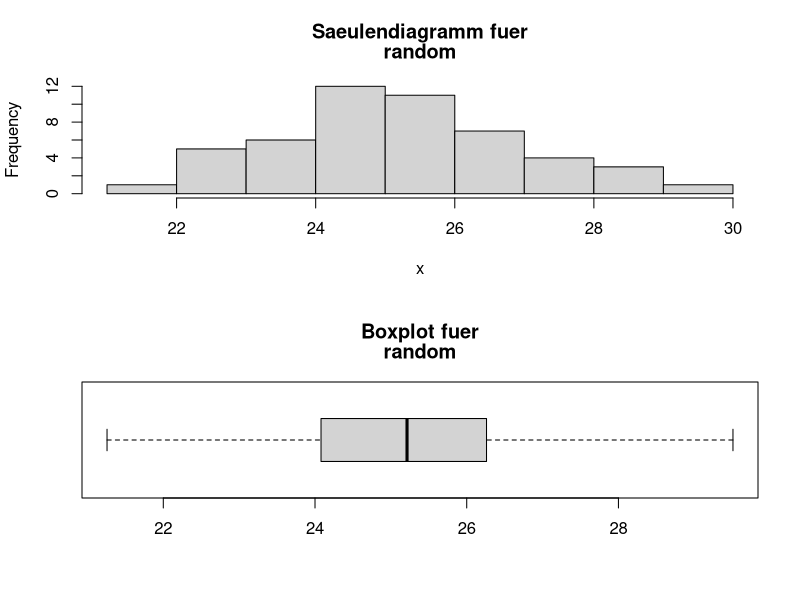
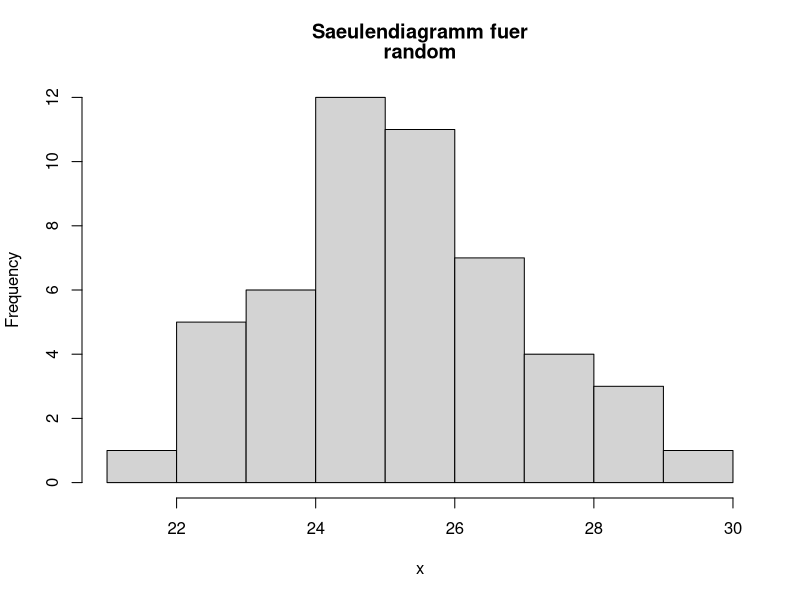
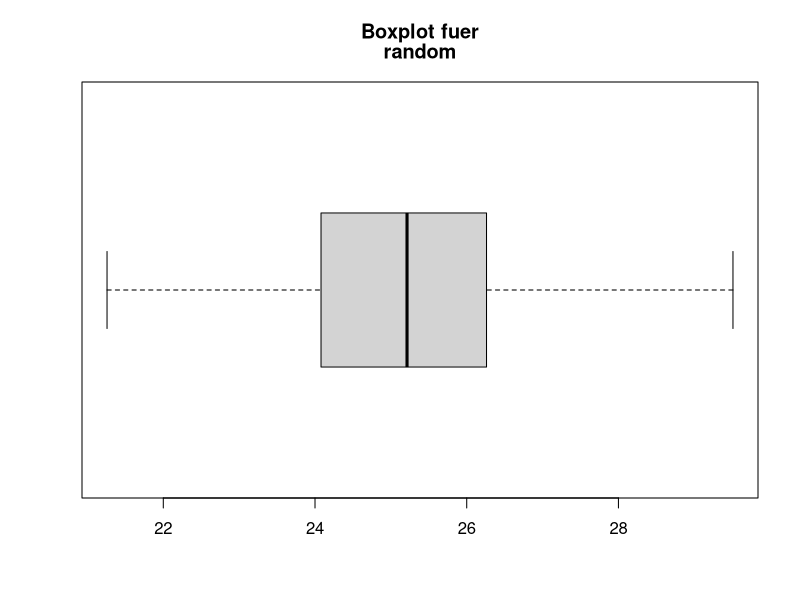
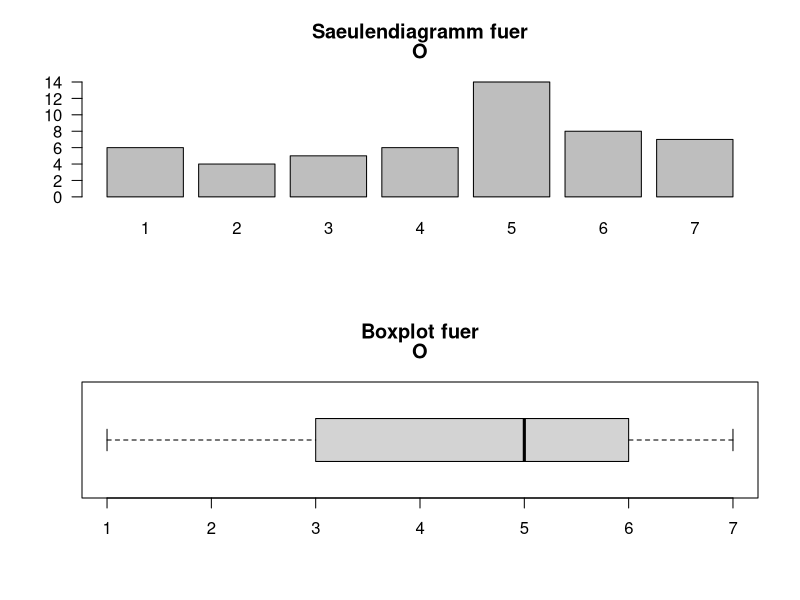
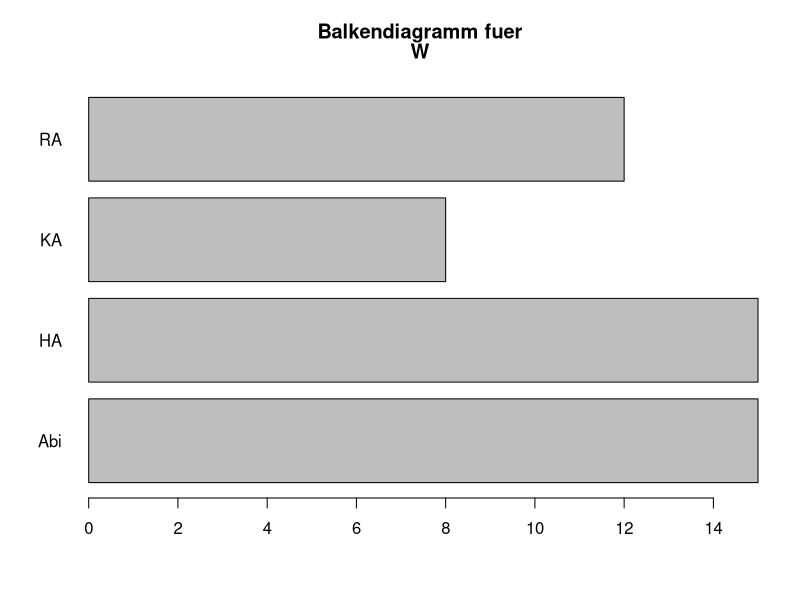

Recreate these plots in R, in order.
# Funktionen-R-Skript 1


# Funktionen a, b, c: Alina, Hannah

# Funktion a) 
# Eine Funktion, die verschiedene geeignete deskriptive Statistiken für metrische 
# Variablen berechnet und ausgibt.

# My_Plots gibt bei plot = 0 fuer den eingegebenen Vektor an Daten ein Histogramm, ein Barplot, ein Boxplot und ein Scatterplot.
# Diese Einstellung ist der default, gibt man der Variable plot einen Wert von 1 bis 4, gibt die Funktion fuer
# 1 das Histogramm, fuer 2 den Boxplot.

random <- rnorm(50, mean = 25, sd = 2)

My_Plots <- function(x, plot = 0){
  # x = Daten
  if(plot == 0){ 
    par(mfrow = c(2,1)) # vier Grafiken in einen Plot 
    # Die unterschiedlichen Grafiken 
    hist(x, main = c("Saeulendiagramm fuer", deparse(substitute(x)))) 
    boxplot(x, horizontal = TRUE, main = c("Boxplot fuer", deparse(substitute(x))))
    par(mfrow = c(1,1)) #setze die parameter zurueck 
  }
  if(plot == 1){
    hist(x, main = c("Saeulendiagramm fuer", deparse(substitute(x))))  
  }
  if(plot == 2){
    boxplot(x, horizontal = TRUE, main = c("Boxplot fuer", deparse(substitute(x))))
  }
}

My_Plots(random)
My_Plots(random, plot = 1)
My_Plots(random, plot = 2)


# Funktion b) 
# Eine Funktion, die verschiedene geeignete desktiptive Statistiken für 
# kategoriale Variablen berechnet und ausgibt 

S <- c("KA", "RA", "Abi", "HA") # Ein Datenbeispiel zum ausprobieren 
W <- sample(S, size = 50, replace = TRUE)
O <- sample(1:7, size=50, replace = TRUE) # Ein ordinales Datenbeispiel

# der Parameter ordinal kann auf FALSE gesetzt werden, wenn ein Boxplot der eingegebenen Daten keinen Sinn ergibt

My_Plots_2 <- function(x, ordinal = TRUE){
  if(ordinal == TRUE){
    #Die Diagramme
      par(mfrow = c(2,1))
      #Ein Stabdiagramm
      barplot(table(x), main = c("Saeulendiagramm fuer", deparse(substitute(x))), las = 1)
      #Ein Boxplot
      boxplot(x, main = c("Boxplot fuer", deparse(substitute(x))), horizontal = TRUE)
      par(mfrow = c(1,1))
    #Die Haufigkeitstabelle 
      print(table(x, dnn = deparse(substitute(x))))
  }
  
  if(ordinal == FALSE){
    #Das Stabdiagramm
      barplot(table(x), main = c("Balkendiagramm fuer", deparse(substitute(x))), horiz = TRUE, las = 1)
    #Die Häufigkeitstabelle
      print(table(x, dnn = deparse(substitute(x))))
  }
}
My_Plots_2(O, ordinal = TRUE)
My_Plots_2(W, ordinal = FALSE)



## c) 
#Eine Funktion, die geeignete deskriptive bivariate Statistiken fuer den Zusammenhang zwischen 
#zwei kategorialen Variablen berechnet ausgibt. 

#My_Plot_3 gibt zwei Kreuztabellen, eine mit absoluten Haufigkeiten und eine mit relativen Haufigkeiten, in der Konsole aus.

#Datenvektoren zum ausprobieren
O <- sample(1:7, size=50, replace = TRUE)
P <- sample(1:7, size=50, replace = TRUE)

My_Plots_3 <- function(x,y,both.ordinal = FALSE){
  #x erster Datenvektor, y zweiter Datenvektor
  tabelle <- table(x,y,
                   dnn = c(deparse(substitute(x)), deparse(substitute(y)))) #uebernimmt den Namen des Datenvektors
  cat('Tabelle mit absoluten Haufigkeiten: \n\n')
  print(tabelle)
  cat('\n Tabelle mit relativen Haeufigkeiten: \n\n')
  print(prop.table(tabelle))

  #Wenn beide Merkmale ordinal sind, kann man Spearman Korrelation berechnen:
  if(both.ordinal == TRUE){
    c <- cor(x,y,use = 'complete.obs', method = 'spearman')
    cat('\n\n Die Spearman-Korrelation der beiden Merkmale betraegt:', c)
  }
}

My_Plots_3(O,P,both.ordinal = TRUE)









# Funktionen  d, e, f: Maike, Julia



## d)

# Grundgeruest der Funktion fuer Zusammenhang zwischen einer metrischen und einer dichotomen Variable

# Es werden 2 Summaries der metrischen Variable ausgegeben, getrennt nach den beiden Auspraegungen der dichotomen Variable
# Eingabe: fuer "dich" muss eine dichotome, fuer "met" eine metrische Variable eingegeben werden
# "dich" und "met" sollten zwei Variablen sein, deren n-te Eintraege jeweils von derselben Person stammen

dichmetsummary <- function(dich, met){
  
  if(length(table(dich)) != 2){stop("dich muss eine dichotome Variable sein")} 
     #ueberprueft, ob "dich" genau zwei Auspraegungen hat
  
  if(!is.numeric(met)){stop("met muss eine metrische Variable sein")} 
     # ueberprueft, ob "met" eine metrische variable ist
  
  if(length(met) != length(dich)){stop("dich und met muessen gleiche Laenge haben")} 
     # uberprueft, ob "dich" und "met" die gleiche Laenge haben.


dichfact <- factor(dich, levels = c(names(table(dich))), labels = c(0, 1))
# Umwandlung der dichotomen variable in einen Factor
  
# die Summaries werden als 2-elementige Liste zurueckgegeben:
rgabe <- list(
  # Summary der metrischen Variable nach der ersten im table ausgefuehrten Auspraegung der dichotomen Variable
  summary(met[dichfact == 0]), 
  
  # Summary der metrischen Variable nach der zweiten im table ausgefuehrten Auspraegung der dichotomen Variable
  summary(met[dichfact == 1]),
  
  # Tabelle der beiden Variablen
  table(dich, met, dnn = c(deparse(substitute(dich)), deparse(substitute(met))))
                 # dnn = c(gsub("data\\$", "",deparse(substitute(dich))), gsub("data\\$", "",deparse(substitute(met))))
             # Alternative fuer dnn, womit beim eingeben von data$met/data$dich bei denn dimnames das data$ nicht mit angezeigt wird. Funktioniert nur, wenn der eingelesene
             # Datensatz auch data heisst
)


names(rgabe) <- c(names(table(dich))[1], names(table(dich))[2], "Tabelle")
# zu jeder Summary wird hinzugefuegt, auf welcher Auspraegung der dichotomen Variable die Summary basiert

return(rgabe) # Ausgabe der beiden Summaries
  }







## e)
# Die Funktion kategorisiert eine numerische Variable quantilbasiert in "niedrig", "mittel" und "hoch"

# ordinalskalierte Variablen koennen mit der Hilfsfunktion "ordtonum"
# in Variablen mit numerischen Werten entsprechend ihrer Ordnung
# umgewandelt werden

quantkat <- function(x){
  newob <- NULL # leeres Objekt wird erstellt
uquant <- quantile(as.numeric(names(table(x))), 0.25) # das untere Quartil der sortierten numerischen Werte wird bestimmt
oquant <- quantile(as.numeric(names(table(x))), 0.75) # ebenso das obere Quartil

newob[x <= uquant] <- "niedrig" 
# das untere Quartil dient als obere Grenze der Kategorie "niedrig".
# alles, was unterhalb dieses Quartils liegt, wird der Kategorie "niedrig" zugeordnet.

newob[x > uquant & x < oquant] <- "mittel" 
# die Werte zwischen den beiden Quartilen werden der Kategorie "mittel" zugeordnet

newob[x >= oquant] <- "hoch" 
# das obere Quartil ist die untere Grenze fuer die Kategorie "hoch", alles was darueber liegt, wird "hoch" zugeordnet

newob 
# das in "niedrig", "mittel" und "hoch" kategorisierte Objekt wird ausgegeben.
}




# Beispiel
b <- c(2, 5, 2, 6, 3, 6)

quantkat(b)
# [1] "niedrig" "mittel"  "niedrig" "hoch"    "mittel"  "hoch"





# man koennte auch 0.33 und 0.66 Quantile nehmen, oder eben die Quartile. 
# bei den Quartilen waere die mittlere Kategorie doppelt so gross wie jeweils die Extremen











  
  
##f)

# es werden Visualisierungen fuer drei oder vier Variablen erstellt. Dabei werden zwei Variablen fuer die Achsen verwendet und die dritte durch unterschiedliche
# Farben gezeigt. Die Positionen der drei/ vier Variablen sind dabei fest gewaehlt. Man kann bei drei Variablen nur unterscheiden welche drei von Mathe_Int, Prog_Int, 
# Studienfach und Mathe_LK man gleichzeitig angezeigt werden sollen. Genutzt wird dabei das Paket "ggplot2". 




# muss vorher geladen
install.packages("dplyr")
library(dplyr)
install.packages("ggplot2")
library(ggplot2)


Visual_data <- function(D = data, n = 3, Int_Mathe = TRUE, Int_Prog = TRUE, data_Studiengang = TRUE, MatheLK = FALSE){   # n steht dafuer, wie viele Variablen genutzt werden, moeglich sind 3 oder 4
  if(n == 3 & Int_Mathe == TRUE & Int_Prog == TRUE & data_Studiengang == TRUE & MatheLK == FALSE){
    print(ggplot(D,                                                                          # ggplot wird vom Datensatz erstellt
           aes(y = factor(Mathe_Int),                                                     # Interesse für Mathe auf y-Achse
               x = Prog_Int,                                                              # auf die x-Achse kommt Interesse für Programmieren
               color = Studienfach)) +                                                    # es wird farblich nach Studienfach unterschieden
      geom_jitter(alpha = 1,                                                              # Farbstaerke und Groesse der Punkte im Gitter
                  size = 1.5) + 
      labs(title = "Interesse nach Studienfach",                                          # Die jeweiligen Achsen werden beschriftet
           x = "Interesse an Programmiern", 
           y = "Interesse an Mathe", las = 1) )
  }
  if(n == 3 & Int_Mathe == TRUE & Int_Prog == TRUE & data_Studiengang == FALSE & MatheLK == TRUE){
    print( ggplot(D,                                                                          # ggplot wird vom Datensatz erstellt
           aes(y = factor(Mathe_Int),                                                       # Interesse für Mathe auf y-Achse
               x = Prog_Int,                                                              # auf die x-Achse kommt Interesse für Programmieren
               color = Mathe_LK)) +                                                    # es wird farblich nach Mathe LK unterschieden
      geom_jitter(alpha = 1,                                                              # Farbstaerke und Groesse der Punkte im Gitter
                  size = 1.5) + 
      labs(title = "Interesse nach Mathe LK",                                          # Die jeweiligen Achsen werden beschriftet
           x = "Interesse an Programmiern", 
           y = "Interesse an Mathe", las = 1) )
  }
  if(n == 3 & Int_Mathe == TRUE & Int_Prog == FALSE & data_Studiengang == TRUE & MatheLK == TRUE){
    print( ggplot(D,                                                                          # ggplot wird vom Datensatz erstellt
           aes(y = factor(Mathe_Int),                                                      # Interesse für Mathe auf y-Achse
               x = Studienfach,                                                              # auf die x-Achse kommt das Studienfach
               color = Mathe_LK)) +                                                    # es wird farblich nach Mathe LK unterschieden
      geom_jitter(alpha = 1,                                                              # Farbstaerke und Groesse der Punkte im Gitter
                  size = 1.5) + 
      labs(title = "Mathe LK nach Studenfach und Int. Mathe",                                          # Die jeweiligen Achsen werden beschriftet
           x = "Studienfach", 
           y = "Interesse an Mathe", las = 1))
  }
  if(n == 3 & Int_Mathe == FALSE & Int_Prog == TRUE & data_Studiengang == TRUE & MatheLK == TRUE){
    print(ggplot(D,                                                                          # ggplot wird vom Datensatz erstellt
           aes(y = factor(Prog_Int),                                                      # Interesse für Programmieren auf y-Achse 
               x = Studienfach,                                                              # auf die x-Achse kommt das Studienfach
               color = Mathe_LK)) +                                                    # es wird farblich nach Mathe LK unterschieden
      geom_jitter(alpha = 1,                                                              # Farbstaerke und Groesse der Punkte im Gitter
                  size = 1.5) + 
      labs(title = "Mathe LK bei Studienfach und Int. Programmieren",                                          # Die jeweiligen Achsen werden beschriftet
           x = "Studienfach", 
           y = "Interesse an Programmieren", las = 1) )
  }
  if(n==4 & Int_Mathe == TRUE & Int_Prog == TRUE & data_Studiengang == TRUE & MatheLK == TRUE){
    print(D %>%
      ggplot(aes(y = Mathe_Int, x = Prog_Int, color = Mathe_LK)) +    # ggplot wird erstellt, bei dem die Interessen auf die Achsen kommen und farblich
      # zwischen Mathe_LK ja oder nein entschieden wird
      geom_point() +                                                 # es werden Punkte erstellt
      facet_wrap(vars(Studienfach)) +                                # es wird nach der vierten Variable/ Studienfach unterschieden
      labs(title ="Abhaengigkeit aller vier Variablen",              # Beschriftung wird hinzugef
           subtitle = "Aufgeteilt nach Studienfach",
           x = "Interesse an Programmieren",
           y = "Interesse an Mathe"))
  }
  
  
# Hier werden die Warnings geschrieben, falls die Variablen unzulaessig sind  
  
  # bei den Fall das n=4 ist, wird eine Warnung gegeben, falls nicht alle vier Folgevariablen TRUE gesetzt wurden
  if(n == 4 & !(Int_Mathe == TRUE & Int_Prog == TRUE & data_Studiengang == TRUE & MatheLK == TRUE )){    
    warning("Bei n=4 muessen alle vier Variablen auf TRUE gesetzt werden")
  }
  # bei den Fall das n=3 ist:
  # falls vier statt drei Variablen TRUE gesetzt wurden
  if(n == 3 & Int_Mathe == TRUE & Int_Prog == TRUE & data_Studiengang == TRUE & MatheLK == TRUE){
    warning("Bei n=3 duerfen nur drei Variablen TRUE sein")
  }
  # falls zu wenig Variablen TRUE gesetzt wurden
  if(n== 3 & (Int_Mathe == FALSE & Int_Prog == FALSE & data_Studiengang == TRUE & MatheLK == TRUE | Int_Mathe == FALSE & Int_Prog == TRUE & data_Studiengang == FALSE & MatheLK == TRUE |
              Int_Mathe == FALSE & Int_Prog == TRUE & data_Studiengang == TRUE & MatheLK == FALSE | Int_Mathe == TRUE & Int_Prog == FALSE & data_Studiengang == FALSE & MatheLK == TRUE | 
              Int_Mathe == TRUE & Int_Prog == FALSE & data_Studiengang == TRUE & MatheLK == FALSE | Int_Mathe == TRUE & Int_Prog == TRUE & data_Studiengang == FALSE & MatheLK == FALSE |
              Int_Mathe == FALSE & Int_Prog == FALSE & data_Studiengang == FALSE & MatheLK == FALSE | Int_Mathe == FALSE & Int_Prog == FALSE & data_Studiengang == FALSE & MatheLK == TRUE |
              Int_Mathe == FALSE & Int_Prog == FALSE & data_Studiengang == TRUE & MatheLK == FALSE | Int_Mathe == FALSE & Int_Prog == TRUE & data_Studiengang == FALSE & MatheLK == FALSE |
              Int_Mathe == TRUE & Int_Prog == FALSE & data_Studiengang == FALSE & MatheLK == FALSE )){
    warning("Bei n=3 muessen genau drei Variablen TRUE sein")
  }
  
  # falls das n selbst unzulaessig ist
  if(n != 3 & n!= 4){
    warning("Das n ist unzulaessig. Es wird nur n=3 oder n=4 angenommen")
  }
 }











# Weitere Visualisierung von 3 oder 4 kategorialen Variablen
# Gibt mehrere Barplots aus, die getrennt Auspraegungen einer Variablen
# gemeinsam mit anderen Variablen darstellen

# WICHTIG: fuer a sollte die Variable mit den wenigsten Kategorien gewaehlt werden
# a, b, c, d sind Variablen des Datensatzes, koennen theoretisch in beliebiger Reihenfolge eingegeben werden,
# Empfehlungen:
# a und b Studienfach und Mathe_LK beliebig gewaehlt
# c und d z.B. Mathe_Int, Prog_Int beliebig gewaehlt


# Wenn man 4 Variablen eingibt, wird eine warning ausgegeben, da der einelementige default-Wert von d mit
# einem Vektor verglichen wird und dafuer nur das erste Element des Vektors genommen wird.
# Diese warning kann ignoriert werden, die Funktion laeuft trotzdem wie gewuenscht durch

 
data_vis2 <- function(a, b, c, d = "fehlt"){
  
  if(d == "fehlt"){ # Version falls es nur 3 Variablen gibt, sich der default Wert von d also nicht geaendert hat
    
    par(mfrow = c(ceiling(length(table(a))/2), 2)) # die Anzahl der Auspraegungen der ersten Variable wird auf 2 Spalten aufgeteilt, falls
    # es eine ungerade Anzahl ist, wird aufgerundet, damit auf jeden Fall genug Zeilen da sind
    
    for(i in 1:length(table(a))){ # fuer jede Auspraegung von a wird ein Barplot erstellt
      
      barplot(table(b[a == names(table(a))[i]], c[a == names(table(a))[i]]), beside = TRUE, # die Auspraegungen von a werden
              # mit der for-Schleife durchgegangen. c wird auf der x-Achse aufgetragen und jede Auspraegung von c
              # wird aufgeteilt nach den Auspraegungen von b dargestellt 
              
              legend.text = names(table(b)), # diese Auspraegungen von b werden in der Legende festgehalten
              
              args.legend = list(bg = "transparent", title = deparse(substitute(b))),  # Name der Variable b als Titel und transparenter Hintergrund der Legende
              
              main = c(deparse(substitute(a)), names(table(a))[i]), # im Titel stehen Name der Variable a und die jeweils betrachtete
              # Auspraegung von a
              
              xlab = deparse(substitute(c)), # c wird auf der xAchse abgebildet
              ylab = "Häufigkeit")
    
    } # Ende der for-Schleife
    
  } # Ende der if-Bedingung falls es nur 3 Variablen gibt

  
  
  
  
else{ # Verion falls es 4 Variablen gibt, d also gewaehlt wurde und nicht mehr seinen default Wert besitzt
  
  par(mfrow = c(length(table(a)), 2)) # Layout mit einer Zeile fuer jede Auspraegung von a, jede Zeile wird in 2 Spaltenaufgeteilt die a mit
  # unterschiedlichen anderen Variablen darstellen
  
  for(i in 1:length(table(a))){ # fuer jede Auspraegung von a wird ein Barplot erstellt
    
    # jeweils 1. Spalte: Variablen a, b, c
    barplot(table(b[a == names(table(a))[i]], c[a == names(table(a))[i]]), beside = TRUE, # aufgeteilt nach den Auspraegungen von a werden
            # b und  c gemeinsam dargestellt. Dabei ist c auf der x-Achse aufgetragen und jede der Auspraegungen von c wird getrennt nach den 
            # Auspraegungen von b betrachtet
            
            legend.text = names(table(b)), # diese Auspraegungen von b werden in der Legende festgehalten
            
            args.legend = list(bg = "transparent", title = deparse(substitute(b))), # Name der Variable b als Titel und transparenter Hintergrund der Legende
            
            main = c(deparse(substitute(a)), names(table(a))[i]), # im Titel stehen Name der Variable a und die jeweils betrachtete
            # Auspraegung von a
            
            xlab = deparse(substitute(c)), # c wird auf der xAchse abgebildet
            ylab = "Häufigkeit")
    
    
    
    # jeweils 2. Spalte: Variablen a, b, d
    barplot(table(b[a == names(table(a))[i]], d[a == names(table(a))[i]]), beside = TRUE, # aufgeteilt nach den Auspraegungen von a werden
            # b und  d gemeinsam dargestellt. Dabei ist d auf der x-Achse aufgetragen und jede der Auspraegungen von d wird getrennt nach den 
            # Auspraegungen von b betrachtet
            
            legend.text = names(table(b)), # diese Auspraegungen von b werden in der Legende festgehalten
            
            args.legend = list(bg = "transparent", title = deparse(substitute(b))), # Name der Variable b als Titel und transparenter Hintergrund der Legende 
            
            main = c(deparse(substitute(a)), names(table(a))[i]), # im Titel stehen Name der Variable a und die jeweils betrachtete
            # Auspraegung von a
            
            xlab = deparse(substitute(d)), # d wird auf der xAchse abgebildet
            ylab = "Häufigkeit"
    )
  } # Ende der for-Schleife
  } # Ende der else-Bedingung
}
